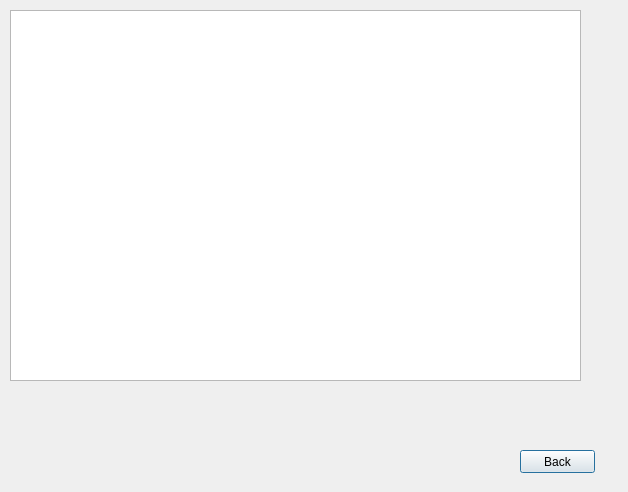
<?xml version="1.0" encoding="UTF-8"?>
<ui version="4.0">
 <class>showDialog</class>
 <widget class="QDialog" name="showDialog">
  <property name="geometry">
   <rect>
    <x>0</x>
    <y>0</y>
    <width>628</width>
    <height>492</height>
   </rect>
  </property>
  <property name="windowTitle">
   <string>Dialog</string>
  </property>
  <widget class="QPushButton" name="pushButton">
   <property name="geometry">
    <rect>
     <x>520</x>
     <y>450</y>
     <width>75</width>
     <height>23</height>
    </rect>
   </property>
   <property name="text">
    <string>Back</string>
   </property>
  </widget>
  <widget class="QPlainTextEdit" name="plainTextEdit">
   <property name="geometry">
    <rect>
     <x>10</x>
     <y>10</y>
     <width>571</width>
     <height>371</height>
    </rect>
   </property>
  </widget>
 </widget>
 <resources/>
 <connections/>
</ui>
